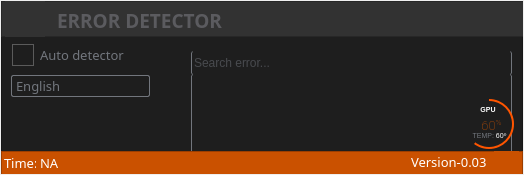
<?xml version="1.0" encoding="UTF-8"?>
<ui version="4.0">
 <class>MainWindow</class>
 <widget class="QMainWindow" name="MainWindow">
  <property name="geometry">
   <rect>
    <x>0</x>
    <y>0</y>
    <width>524</width>
    <height>175</height>
   </rect>
  </property>
  <property name="windowTitle">
   <string>OCR</string>
  </property>
  <property name="windowIcon">
   <iconset resource="icons.qrc">
    <normaloff>:/ico/images/icons8_error_30px.ico</normaloff>:/ico/images/icons8_error_30px.ico</iconset>
  </property>
  <property name="styleSheet">
   <string notr="true">background-color: rgb(201, 80, 0);









QMenuBar::item
{
    background: transparent;
}

QMenuBar::item:selected
{
    background: transparent;
    border: 1px solid #ffaa00;
}

QMenuBar::item:pressed
{
    background: #444;
    border: 1px solid #000;
    background-color: QLinearGradient(
        x1:0, y1:0,
        x2:0, y2:1,
        stop:1 #212121,
        stop:0.4 #343434/*,
        stop:0.2 #343434,
        stop:0.1 #ffaa00*/
    );
    margin-bottom:-1px;
    padding-bottom:1px;
}

QMenu
{
    border: 1px solid #000;
}

QMenu::item
{
    padding: 2px 20px 2px 20px;
}

QMenu::item:selected
{
    color: #000000;
}

QWidget:disabled
{
    color: #808080;
    background-color: #323232;
}

QAbstractItemView
{
    background-color: QLinearGradient( x1: 0, y1: 0, x2: 0, y2: 1, stop: 0 #4d4d4d, stop: 0.1 #646464, stop: 1 #5d5d5d);
}

QWidget:focus
{
    /*border: 1px solid darkgray;*/
}




QComboBox
{
    selection-background-color: #ffaa00;
    background-color: QLinearGradient( x1: 0, y1: 0, x2: 0, y2: 1, stop: 0 #565656, stop: 0.1 #525252, stop: 0.5 #4e4e4e, stop: 0.9 #4a4a4a, stop: 1 #464646);
    border-style: solid;
    border: 1px solid #1e1e1e;
    border-radius: 5;
}

QComboBox:hover,QPushButton:hover
{
    border: 2px solid QLinearGradient( x1: 0, y1: 0, x2: 0, y2: 1, stop: 0 #ffa02f, stop: 1 #d7801a);
}


QComboBox:on
{
    padding-top: 3px;
    padding-left: 4px;
    background-color: QLinearGradient( x1: 0, y1: 0, x2: 0, y2: 1, stop: 0 #2d2d2d, stop: 0.1 #2b2b2b, stop: 0.5 #292929, stop: 0.9 #282828, stop: 1 #252525);
    selection-background-color: #ffaa00;
}

QComboBox QAbstractItemView
{
    border: 2px solid darkgray;
    selection-background-color: QLinearGradient( x1: 0, y1: 0, x2: 0, y2: 1, stop: 0 #ffa02f, stop: 1 #d7801a);
}

QComboBox::drop-down
{
     subcontrol-origin: padding;
     subcontrol-position: top right;
     width: 15px;

     border-left-width: 0px;
     border-left-color: darkgray;
     border-left-style: solid; /* just a single line */
     border-top-right-radius: 3px; /* same radius as the QComboBox */
     border-bottom-right-radius: 3px;
 }

QComboBox::down-arrow
{
     image: url(:/newPrefix/ico/combo_box icon.png);
	
}

QGroupBox
{
    border: 1px solid darkgray;
    margin-top: 10px;
}

QGroupBox:focus
{
    border: 1px solid darkgray;
}

QTextEdit:focus
{
    border: 1px solid darkgray;
}

QScrollBar:horizontal {
     border: 1px solid #222222;
     background: QLinearGradient( x1: 0, y1: 0, x2: 0, y2: 1, stop: 0.0 #121212, stop: 0.2 #282828, stop: 1 #484848);
     height: 7px;
     margin: 0px 16px 0 16px;
}

QScrollBar::handle:horizontal
{
      background: QLinearGradient( x1: 0, y1: 0, x2: 1, y2: 0, stop: 0 #ffa02f, stop: 0.5 #d7801a, stop: 1 #ffa02f);
      min-height: 20px;
      border-radius: 2px;
}

QScrollBar::add-line:horizontal {
      border: 1px solid #1b1b19;
      border-radius: 2px;
      background: QLinearGradient( x1: 0, y1: 0, x2: 1, y2: 0, stop: 0 #ffa02f, stop: 1 #d7801a);
      width: 14px;
      subcontrol-position: right;
      subcontrol-origin: margin;
}

QScrollBar::sub-line:horizontal {
      border: 1px solid #1b1b19;
      border-radius: 2px;
      background: QLinearGradient( x1: 0, y1: 0, x2: 1, y2: 0, stop: 0 #ffa02f, stop: 1 #d7801a);
      width: 14px;
     subcontrol-position: left;
     subcontrol-origin: margin;
}

QScrollBar::right-arrow:horizontal, QScrollBar::left-arrow:horizontal
{
      border: 1px solid black;
      width: 1px;
      height: 1px;
      background: white;
}

QScrollBar::add-page:horizontal, QScrollBar::sub-page:horizontal
{
      background: none;
}

QScrollBar:vertical
{
      background: QLinearGradient( x1: 0, y1: 0, x2: 1, y2: 0, stop: 0.0 #121212, stop: 0.2 #282828, stop: 1 #484848);
      width: 7px;
      margin: 16px 0 16px 0;
      border: 1px solid #222222;
}

QScrollBar::handle:vertical
{
      background: QLinearGradient( x1: 0, y1: 0, x2: 0, y2: 1, stop: 0 #ffa02f, stop: 0.5 #d7801a, stop: 1 #ffa02f);
      min-height: 20px;
      border-radius: 2px;
}

QScrollBar::add-line:vertical
{
      border: 1px solid #1b1b19;
      border-radius: 2px;
      background: QLinearGradient( x1: 0, y1: 0, x2: 0, y2: 1, stop: 0 #ffa02f, stop: 1 #d7801a);
      height: 14px;
      subcontrol-position: bottom;
      subcontrol-origin: margin;
}

QScrollBar::sub-line:vertical
{
      border: 1px solid #1b1b19;
      border-radius: 2px;
      background: QLinearGradient( x1: 0, y1: 0, x2: 0, y2: 1, stop: 0 #d7801a, stop: 1 #ffa02f);
      height: 14px;
      subcontrol-position: top;
      subcontrol-origin: margin;
}

QScrollBar::up-arrow:vertical, QScrollBar::down-arrow:vertical
{
      border: 1px solid black;
      width: 1px;
      height: 1px;
      background: white;
}


QScrollBar::add-page:vertical, QScrollBar::sub-page:vertical
{
      background: none;
}

QTextEdit
{
    background-color: #242424;
}

QPlainTextEdit
{
    background-color: #242424;
}

QHeaderView::section
{
    background-color: QLinearGradient(x1:0, y1:0, x2:0, y2:1, stop:0 #616161, stop: 0.5 #505050, stop: 0.6 #434343, stop:1 #656565);
    color: white;
    padding-left: 4px;
    border: 1px solid #6c6c6c;
}

QCheckBox:disabled
{
color: #414141;
}

QDockWidget::title
{
    text-align: center;
    spacing: 3px; /* spacing between items in the tool bar */
    background-color: QLinearGradient(x1:0, y1:0, x2:0, y2:1, stop:0 #323232, stop: 0.5 #242424, stop:1 #323232);
}

QDockWidget::close-button, QDockWidget::float-button
{
    text-align: center;
    spacing: 1px; /* spacing between items in the tool bar */
    background-color: QLinearGradient(x1:0, y1:0, x2:0, y2:1, stop:0 #323232, stop: 0.5 #242424, stop:1 #323232);
}

QDockWidget::close-button:hover, QDockWidget::float-button:hover
{
    background: #242424;
}

QDockWidget::close-button:pressed, QDockWidget::float-button:pressed
{
    padding: 1px -1px -1px 1px;
}

QMainWindow::separator
{
    background-color: QLinearGradient(x1:0, y1:0, x2:0, y2:1, stop:0 #161616, stop: 0.5 #151515, stop: 0.6 #212121, stop:1 #343434);
    color: white;
    padding-left: 4px;
    border: 1px solid #4c4c4c;
    spacing: 3px; /* spacing between items in the tool bar */
}

QMainWindow::separator:hover
{

    background-color: QLinearGradient(x1:0, y1:0, x2:0, y2:1, stop:0 #d7801a, stop:0.5 #b56c17 stop:1 #ffa02f);
    color: white;
    padding-left: 4px;
    border: 1px solid #6c6c6c;
    spacing: 3px; /* spacing between items in the tool bar */
}

QToolBar::handle
{
     spacing: 3px; /* spacing between items in the tool bar */
     background: url(:/dark_orange/img/handle.png);
}

QMenu::separator
{
    height: 2px;
    background-color: QLinearGradient(x1:0, y1:0, x2:0, y2:1, stop:0 #161616, stop: 0.5 #151515, stop: 0.6 #212121, stop:1 #343434);
    color: white;
    padding-left: 4px;
    margin-left: 10px;
    margin-right: 5px;
}

QProgressBar
{
    border: 2px solid grey;
    border-radius: 5px;
    text-align: center;
}

QProgressBar::chunk
{
    background-color: #d7801a;
    width: 2.15px;
    margin: 0.5px;
}


QRadioButton::indicator:checked, QRadioButton::indicator:unchecked{
    color: #b1b1b1;
    background-color: #323232;
    border: 1px solid #b1b1b1;
    border-radius: 8px;
}

QRadioButton::indicator:checked
{
    background-color: qradialgradient(
        cx: 0.5, cy: 0.5,
        fx: 0.5, fy: 0.5,
        radius: 1.0,
        stop: 0.27 #ffaa00,
        stop: 0.35 #323232
    );
}



QRadioButton::indicator
{
    border-radius: 6px;
}

QRadioButton::indicator:hover, QCheckBox::indicator:hover
{
    border: 1px solid #ffaa00;
}


QCheckBox::indicator:disabled, QRadioButton::indicator:disabled
{
    border: 1px solid #444;
}


QSlider::groove:horizontal {
    border: 1px solid #3A3939;
    height: 8px;
    background: #201F1F;
    margin: 2px 0;
    border-radius: 2px;
}

QSlider::handle:horizontal {
    background: QLinearGradient( x1: 0, y1: 0, x2: 0, y2: 1,
      stop: 0.0 silver, stop: 0.2 #a8a8a8, stop: 1 #727272);
    border: 1px solid #3A3939;
    width: 14px;
    height: 14px;
    margin: -4px 0;
    border-radius: 2px;
}

QSlider::groove:vertical {
    border: 1px solid #3A3939;
    width: 8px;
    background: #201F1F;
    margin: 0 0px;
    border-radius: 2px;
}

QSlider::handle:vertical {
    background: QLinearGradient( x1: 0, y1: 0, x2: 0, y2: 1, stop: 0.0 silver,
      stop: 0.2 #a8a8a8, stop: 1 #727272);
    border: 1px solid #3A3939;
    width: 14px;
    height: 14px;
    margin: 0 -4px;
    border-radius: 2px;
}

QAbstractSpinBox {
    padding-top: 2px;
    padding-bottom: 2px;
    border: 1px solid darkgray;

    border-radius: 2px;
    min-width: 50px;
}

QCheckBox::indicator {
     width: 20px;
     height: 20px;
	 
 }



QRadioButton::indicator {
     width: 15px;
     height: 15px;
 }

</string>
  </property>
  <widget class="QWidget" name="centralwidget">
   <widget class="QFrame" name="Bg_window">
    <property name="geometry">
     <rect>
      <x>1</x>
      <y>1</y>
      <width>522</width>
      <height>173</height>
     </rect>
    </property>
    <property name="styleSheet">
     <string notr="true">background-color: rgb(30, 30, 30);

</string>
    </property>
    <property name="frameShape">
     <enum>QFrame::StyledPanel</enum>
    </property>
    <property name="frameShadow">
     <enum>QFrame::Raised</enum>
    </property>
    <widget class="QFrame" name="frame">
     <property name="geometry">
      <rect>
       <x>0</x>
       <y>0</y>
       <width>525</width>
       <height>36</height>
      </rect>
     </property>
     <property name="styleSheet">
      <string notr="true">background-color: rgb(50, 50, 50);</string>
     </property>
     <property name="frameShape">
      <enum>QFrame::StyledPanel</enum>
     </property>
     <property name="frameShadow">
      <enum>QFrame::Raised</enum>
     </property>
     <widget class="QPushButton" name="minmize_btn">
      <property name="geometry">
       <rect>
        <x>484</x>
        <y>4</y>
        <width>35</width>
        <height>30</height>
       </rect>
      </property>
      <property name="styleSheet">
       <string notr="true">QPushButton:hover
{
   
color: #b1b1b1;
    background-color:  #3C3C3C;
    border-color: #1e1e1e;
    border-style: solid;
    padding: 3px;

}
QPushButton:pressed
{
    background-color: QLinearGradient( x1: 0, y1: 0, x2: 0, y2: 1, stop: 0 #2d2d2d, stop: 0.1 #2b2b2b, stop: 0.5 #292929, stop: 0.9 #282828, stop: 1 #252525);
}
</string>
      </property>
      <property name="text">
       <string/>
      </property>
      <property name="icon">
       <iconset resource="icons.qrc">
        <normaloff>:/ico/images/icons8_subtract_50px.png</normaloff>:/ico/images/icons8_subtract_50px.png</iconset>
      </property>
      <property name="iconSize">
       <size>
        <width>30</width>
        <height>30</height>
       </size>
      </property>
      <property name="checkable">
       <bool>false</bool>
      </property>
      <property name="flat">
       <bool>true</bool>
      </property>
     </widget>
     <widget class="QPushButton" name="setting_btn">
      <property name="geometry">
       <rect>
        <x>440</x>
        <y>4</y>
        <width>35</width>
        <height>30</height>
       </rect>
      </property>
      <property name="styleSheet">
       <string notr="true">QPushButton:hover
{
   
color: #b1b1b1;
    background-color:  #3C3C3C;
    border-color: #1e1e1e;
    border-style: solid;

}
QPushButton:pressed
{
    background-color: QLinearGradient( x1: 0, y1: 0, x2: 0, y2: 1, stop: 0 #2d2d2d, stop: 0.1 #2b2b2b, stop: 0.5 #292929, stop: 0.9 #282828, stop: 1 #252525);
}
</string>
      </property>
      <property name="text">
       <string/>
      </property>
      <property name="icon">
       <iconset resource="icons.qrc">
        <normaloff>:/ico/images/icons8_settings_30px.png</normaloff>:/ico/images/icons8_settings_30px.png</iconset>
      </property>
      <property name="iconSize">
       <size>
        <width>30</width>
        <height>30</height>
       </size>
      </property>
      <property name="flat">
       <bool>true</bool>
      </property>
     </widget>
     <widget class="QLabel" name="win_ico_lab">
      <property name="geometry">
       <rect>
        <x>4</x>
        <y>0</y>
        <width>40</width>
        <height>36</height>
       </rect>
      </property>
      <property name="text">
       <string/>
      </property>
      <property name="pixmap">
       <pixmap resource="icons.qrc">:/ico/images/icons8_error_30px.ico</pixmap>
      </property>
      <property name="scaledContents">
       <bool>true</bool>
      </property>
     </widget>
     <widget class="QLabel" name="win_title_lab">
      <property name="geometry">
       <rect>
        <x>56</x>
        <y>6</y>
        <width>371</width>
        <height>26</height>
       </rect>
      </property>
      <property name="font">
       <font>
        <family>Microsoft YaHei</family>
        <pointsize>14</pointsize>
        <bold>true</bold>
       </font>
      </property>
      <property name="styleSheet">
       <string notr="true">color: rgb(91, 91, 95);</string>
      </property>
      <property name="text">
       <string>ERROR DETECTOR</string>
      </property>
     </widget>
    </widget>
    <widget class="QLineEdit" name="error_search_lineEdit">
     <property name="geometry">
      <rect>
       <x>190</x>
       <y>50</y>
       <width>321</width>
       <height>24</height>
      </rect>
     </property>
     <property name="styleSheet">
      <string notr="true">QLineEdit
{
 background-color: transparent;
    border-style: solid;
    border: 1px solid #1e1e1e;
    border-radius: 2;
	font: 10pt &quot;Microsoft YaHei&quot;;
	border-color: rgb(114, 118, 125);
	color: rgb(114, 118, 125);
	border-top-color: transparent;
	border-bottom-color: transparent;
}</string>
     </property>
     <property name="placeholderText">
      <string>Search error...</string>
     </property>
    </widget>
    <widget class="QPushButton" name="pushButton_3">
     <property name="geometry">
      <rect>
       <x>10</x>
       <y>110</y>
       <width>35</width>
       <height>30</height>
      </rect>
     </property>
     <property name="styleSheet">
      <string notr="true">QPushButton:hover
{
   
color: #b1b1b1;
    background-color:  #242424;
    border-color: #1e1e1e;
    border-style: solid;
    padding: 5px;

}
QPushButton:pressed
{
    background-color: QLinearGradient( x1: 0, y1: 0, x2: 0, y2: 1, stop: 0 #2d2d2d, stop: 0.1 #2b2b2b, stop: 0.5 #292929, stop: 0.9 #282828, stop: 1 #252525);
}
</string>
     </property>
     <property name="text">
      <string/>
     </property>
     <property name="icon">
      <iconset resource="icons.qrc">
       <normaloff>:/ico/images/icons8_down_right_24px.png</normaloff>:/ico/images/icons8_down_right_24px.png</iconset>
     </property>
     <property name="iconSize">
      <size>
       <width>30</width>
       <height>30</height>
      </size>
     </property>
     <property name="flat">
      <bool>true</bool>
     </property>
    </widget>
    <widget class="QWidget" name="layoutWidget">
     <property name="geometry">
      <rect>
       <x>10</x>
       <y>40</y>
       <width>139</width>
       <height>58</height>
      </rect>
     </property>
     <layout class="QVBoxLayout" name="verticalLayout">
      <item>
       <widget class="QCheckBox" name="auto_check_box">
        <property name="font">
         <font>
          <family>Microsoft YaHei</family>
          <pointsize>10</pointsize>
         </font>
        </property>
        <property name="styleSheet">
         <string notr="true">QCheckBox::indicator:checked
{
    image:url(:/ico/images/check1.png);
}
QCheckBox{

    border-style: solid;
    border: 1px solid #1e1e1e;
    border-radius: 2;
	color: rgb(114, 118, 125);
}
QCheckBox::indicator{
    border: 1px solid #5B5B5B;
	width: 20px;
     height: 20px;

}
</string>
        </property>
        <property name="text">
         <string>Auto detector</string>
        </property>
       </widget>
      </item>
      <item>
       <widget class="QComboBox" name="lang_selection_com">
        <property name="enabled">
         <bool>true</bool>
        </property>
        <property name="font">
         <font>
          <family>Microsoft YaHei</family>
          <pointsize>10</pointsize>
          <italic>false</italic>
          <bold>false</bold>
         </font>
        </property>
        <property name="focusPolicy">
         <enum>Qt::ClickFocus</enum>
        </property>
        <property name="contextMenuPolicy">
         <enum>Qt::DefaultContextMenu</enum>
        </property>
        <property name="acceptDrops">
         <bool>false</bool>
        </property>
        <property name="layoutDirection">
         <enum>Qt::LeftToRight</enum>
        </property>
        <property name="autoFillBackground">
         <bool>false</bool>
        </property>
        <property name="styleSheet">
         <string notr="true">
QComboBox
{
    selection-background-color: #ffaa00;
    background-color: transparent;
    border-style: solid;
    border: 1px solid #1e1e1e;
    border-radius: 2;
	font: 10pt &quot;Microsoft YaHei&quot;;
	border-color: rgb(114, 118, 125);
	color: rgb(114, 118, 125);

}

</string>
        </property>
        <property name="editable">
         <bool>false</bool>
        </property>
        <property name="insertPolicy">
         <enum>QComboBox::InsertAtBottom</enum>
        </property>
        <property name="sizeAdjustPolicy">
         <enum>QComboBox::AdjustToContentsOnFirstShow</enum>
        </property>
        <property name="duplicatesEnabled">
         <bool>false</bool>
        </property>
        <property name="frame">
         <bool>true</bool>
        </property>
        <item>
         <property name="text">
          <string>English</string>
         </property>
        </item>
        <item>
         <property name="text">
          <string>ChineseSimplified</string>
         </property>
        </item>
       </widget>
      </item>
     </layout>
    </widget>
    <widget class="QListWidget" name="error_list_view">
     <property name="geometry">
      <rect>
       <x>190</x>
       <y>73</y>
       <width>321</width>
       <height>81</height>
      </rect>
     </property>
     <property name="font">
      <font>
       <family>Microsoft YaHei</family>
       <pointsize>10</pointsize>
       <italic>false</italic>
       <bold>false</bold>
      </font>
     </property>
     <property name="styleSheet">
      <string notr="true">QListWidget{
	background-color: transparent;
    border-style: solid;
    border: 1px solid #1e1e1e;
    border-radius: 2;
	font: 10pt &quot;Microsoft YaHei&quot;;
	border-color: rgb(114, 118, 125);
	color: rgb(114, 118, 125);
	border-top-color: transparent;
	border-bottom-color: transparent;
}</string>
     </property>
     <property name="verticalScrollBarPolicy">
      <enum>Qt::ScrollBarAlwaysOff</enum>
     </property>
     <property name="autoScroll">
      <bool>true</bool>
     </property>
    </widget>
    <widget class="QFrame" name="frame_2">
     <property name="geometry">
      <rect>
       <x>0</x>
       <y>150</y>
       <width>522</width>
       <height>25</height>
      </rect>
     </property>
     <property name="styleSheet">
      <string notr="true">background-color: rgb(202, 81, 0);</string>
     </property>
     <property name="frameShape">
      <enum>QFrame::StyledPanel</enum>
     </property>
     <property name="frameShadow">
      <enum>QFrame::Raised</enum>
     </property>
     <widget class="QLabel" name="label_3">
      <property name="geometry">
       <rect>
        <x>3</x>
        <y>3</y>
        <width>32</width>
        <height>18</height>
       </rect>
      </property>
      <property name="font">
       <font>
        <family>Microsoft YaHei</family>
        <pointsize>10</pointsize>
       </font>
      </property>
      <property name="styleSheet">
       <string notr="true">color: rgb(114, 118, 125);
color: rgb(255, 255, 255);</string>
      </property>
      <property name="text">
       <string>Time:</string>
      </property>
     </widget>
     <widget class="QLabel" name="real_time_lab">
      <property name="geometry">
       <rect>
        <x>39</x>
        <y>3</y>
        <width>91</width>
        <height>18</height>
       </rect>
      </property>
      <property name="font">
       <font>
        <family>Microsoft YaHei</family>
        <pointsize>10</pointsize>
       </font>
      </property>
      <property name="styleSheet">
       <string notr="true">color: rgb(114, 118, 125);
color: rgb(255, 255, 255);</string>
      </property>
      <property name="text">
       <string>NA</string>
      </property>
     </widget>
     <widget class="QLabel" name="version_lab">
      <property name="geometry">
       <rect>
        <x>410</x>
        <y>3</y>
        <width>81</width>
        <height>16</height>
       </rect>
      </property>
      <property name="font">
       <font>
        <family>Microsoft YaHei</family>
        <pointsize>10</pointsize>
       </font>
      </property>
      <property name="styleSheet">
       <string notr="true">color: rgb(114, 118, 125);
color: rgb(255, 255, 255);</string>
      </property>
      <property name="text">
       <string>Version-0.03</string>
      </property>
     </widget>
     <widget class="QLabel" name="notification_lb">
      <property name="geometry">
       <rect>
        <x>493</x>
        <y>0</y>
        <width>25</width>
        <height>25</height>
       </rect>
      </property>
      <property name="text">
       <string/>
      </property>
      <property name="pixmap">
       <pixmap resource="icons.qrc">:/ico/images/notify.PNG</pixmap>
      </property>
     </widget>
    </widget>
    <widget class="QFrame" name="circularProgressGPU">
     <property name="geometry">
      <rect>
       <x>463</x>
       <y>98</y>
       <width>50</width>
       <height>50</height>
      </rect>
     </property>
     <property name="styleSheet">
      <string notr="true">QFrame{
	border-radius: 25px;	
	background-color: qconicalgradient(cx:0.5, cy:0.5, angle:90, stop:0.400 rgba(255, 85, 0, 255), stop:0.395 rgba(255, 255, 255, 0));

}</string>
     </property>
     <property name="frameShape">
      <enum>QFrame::StyledPanel</enum>
     </property>
     <property name="frameShadow">
      <enum>QFrame::Raised</enum>
     </property>
     <widget class="QFrame" name="circularContainer_2">
      <property name="geometry">
       <rect>
        <x>2</x>
        <y>2</y>
        <width>46</width>
        <height>46</height>
       </rect>
      </property>
      <property name="baseSize">
       <size>
        <width>0</width>
        <height>0</height>
       </size>
      </property>
      <property name="styleSheet">
       <string notr="true">
QFrame{
	border-radius:23px;	
	background-color: rgb(30, 30, 30);
}</string>
      </property>
      <property name="frameShape">
       <enum>QFrame::StyledPanel</enum>
      </property>
      <property name="frameShadow">
       <enum>QFrame::Raised</enum>
      </property>
      <widget class="QLabel" name="labelPercentageCPU">
       <property name="geometry">
        <rect>
         <x>11</x>
         <y>16</y>
         <width>29</width>
         <height>15</height>
        </rect>
       </property>
       <property name="font">
        <font>
         <family>Roboto Thin</family>
         <pointsize>4</pointsize>
        </font>
       </property>
       <property name="styleSheet">
        <string notr="true">color: rgb(202, 81, 0); padding: 0px; background-color: none;</string>
       </property>
       <property name="text">
        <string>&lt;html&gt;&lt;head/&gt;&lt;body&gt;&lt;p align=&quot;center&quot;&gt;&lt;span style=&quot; font-size:10pt;&quot;&gt;60&lt;/span&gt;&lt;span style=&quot; font-size:10pt; vertical-align:super;&quot;&gt;%&lt;/span&gt;&lt;/p&gt;&lt;/body&gt;&lt;/html&gt;</string>
       </property>
       <property name="alignment">
        <set>Qt::AlignCenter</set>
       </property>
       <property name="indent">
        <number>-1</number>
       </property>
      </widget>
      <widget class="QLabel" name="labelAplicationName_2">
       <property name="geometry">
        <rect>
         <x>12</x>
         <y>-1</y>
         <width>20</width>
         <height>20</height>
        </rect>
       </property>
       <property name="font">
        <font>
         <family>Segoe UI</family>
         <pointsize>5</pointsize>
        </font>
       </property>
       <property name="styleSheet">
        <string notr="true">color: #FFFFFF; background-color: none;</string>
       </property>
       <property name="text">
        <string>&lt;html&gt;&lt;head/&gt;&lt;body&gt;&lt;p&gt;&lt;span style=&quot; font-weight:700;&quot;&gt;GPU&lt;/span&gt;&lt;/p&gt;&lt;/body&gt;&lt;/html&gt;</string>
       </property>
       <property name="alignment">
        <set>Qt::AlignCenter</set>
       </property>
      </widget>
      <widget class="QLabel" name="labelCredits_2">
       <property name="geometry">
        <rect>
         <x>3</x>
         <y>25</y>
         <width>41</width>
         <height>20</height>
        </rect>
       </property>
       <property name="font">
        <font>
         <family>Segoe UI</family>
         <pointsize>5</pointsize>
        </font>
       </property>
       <property name="styleSheet">
        <string notr="true">color: rgb(114, 118, 125); background-color: none;</string>
       </property>
       <property name="text">
        <string>&lt;html&gt;&lt;head/&gt;&lt;body&gt;&lt;p&gt;TEMP: &lt;span style=&quot; color:#ffffff;&quot;&gt;60º&lt;/span&gt;&lt;/p&gt;&lt;/body&gt;&lt;/html&gt;</string>
       </property>
       <property name="alignment">
        <set>Qt::AlignCenter</set>
       </property>
      </widget>
     </widget>
    </widget>
   </widget>
  </widget>
 </widget>
 <resources>
  <include location="icons.qrc"/>
 </resources>
 <connections/>
</ui>
